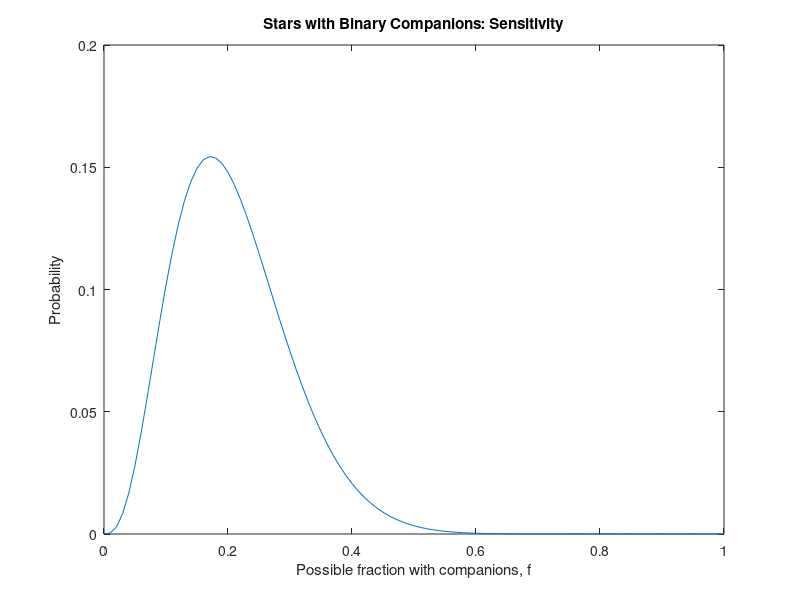

MATLAB code to generate this figure:
f = 0:0.01:1;

P = factorial(21)./(factorial(3).*factorial(18)).*(0.6*f).^2.*f.*(1-0.6*f).^8.*(1-f).^10;

plot(f,P)
title('Stars with Binary Companions: Sensitivity')
xlabel('Possible fraction with companions, f')
ylabel('Probability')